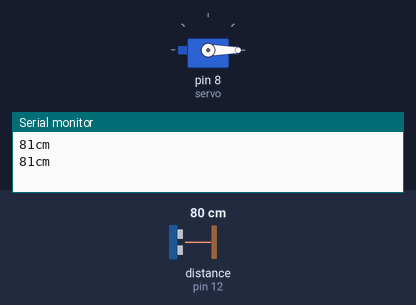
Recording of a sketch running on a simulated Arduino Uno, built with avr-gcc and run on an emulated ATmega328P. Parts: servo, the last lines printed to the serial monitor. The inputs (shaded band) are chosen by the test bench; at power-on: distance to the obstacle (sensor on pin 12) 80 cm. The echo pulse lasts 58.3 µs per cm.

Above: at 2.8 s.
2.9 s: distance to the obstacle (sensor on pin 12) set to 12 cm
4.4 s: distance to the obstacle (sensor on pin 12) set to 9 cm
At 6.2 s:
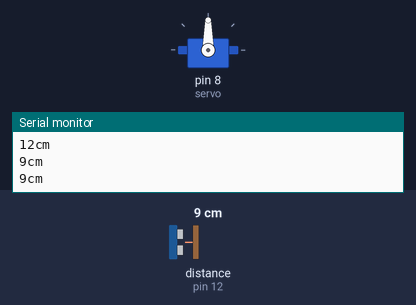
6.5 s: distance to the obstacle (sensor on pin 12) set to 18 cm
At 7.9 s:
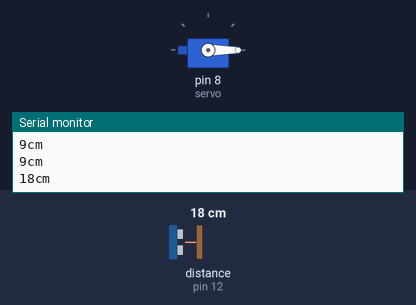
8.5 s: distance to the obstacle (sensor on pin 12) set to 2 cm
At 9.6 s:
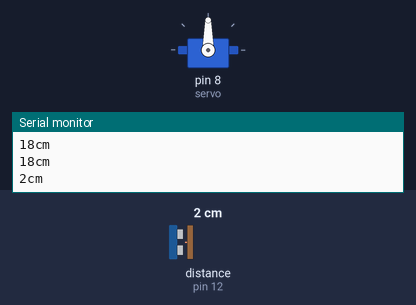
Timing chart, 0 to 11.5 s (numbered marks = the images above; inputs shaded):
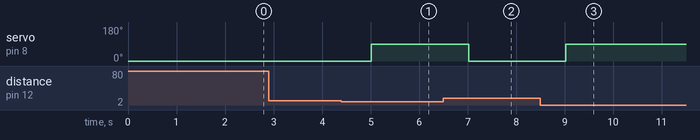

The sketch:

Door_unlock_using_object.ino
```cpp
#include<NewPing.h>

#define TRIGGER_PIN 11
#define ECHO_PIN 12
#define MAX_DISTANCE 200

#include<Servo.h>
Servo servo;

NewPing sonar(TRIGGER_PIN,ECHO_PIN,MAX_DISTANCE);

void setup() {
  Serial.begin(9600);
  servo.attach(8);
  servo.write(0);
}

void loop() {
  delay(1000);
  int distance = sonar.ping_cm();
  Serial.print(distance);
  Serial.println("cm");
  if(distance<=10)
  {
    servo.write(90);
    }
    else{
      servo.write(0);
      }
}
```

Measured:
- the behaviour switches between 11 and 10 cm on distance to the obstacle (sensor on pin 12) (found by bisection; images 0 and 1)
- after the input at 4.4 s, servo on pin 8 (servo): 0° → 90° after 0.62 s
- after the input at 6.5 s, servo on pin 8 (servo): 90° → 0° after 0.52 s
- after the input at 8.5 s, servo on pin 8 (servo): 0° → 90° after 0.52 s
